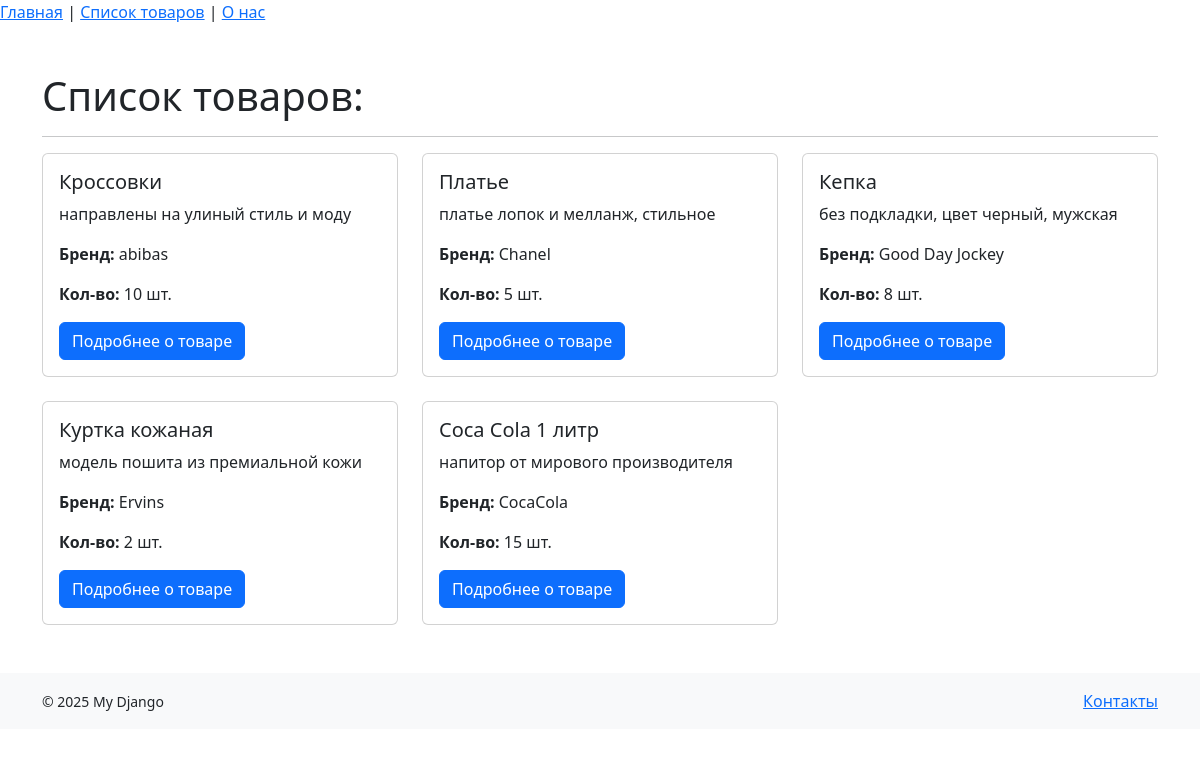
The app's page /items/ with its own data.
### MyApp/models.py (models this page shows, shortened)
class Item(models.Model):
   name  = models.CharField(max_length=100)
   brand = models.CharField(max_length=100)
   description = models.TextField(blank=True, null=True)
   count = models.PositiveIntegerField()
   colors = models.ManyToManyField(Color, related_name='items', blank=True)

### MyApp/views.py (the view)
# urls.py: path('items/', views.item_list, name='item_list'),
def item_list(request):
    items = Item.objects.prefetch_related('colors').all().order_by('id')  # получаем все товары и сортируем по id
    context = {
        'items': items,
    }
    return render(request, 'item_list.html', context)

### templates/item_list.html (shortened to what this page needs)
<!DOCTYPE html>
<html lang="en">
<head>
</head>
<body>
    {% extends 'base.html' %}
    {% load static %}
    {% block content %}
    <div class="container mt-5">
        <h1>Список товаров:</h1>
        <hr />
        <div class="row row-cols-1 row-cols-md-3 g-4">
            {% for item in items %}
                <div class="col">
                    <div class="card h-100">
                        <div class="card-body">
                            <h5 class="card-title">{{ item.name }}</h5>
                            <p class="card-text">{{ item.description|truncatewords_html:10 }}</p>
                            <p class="card-text"><strong>Бренд:</strong> {{ item.brand }}</p>
                            <p class="card-text"><strong>Кол-во:</strong> {{ item.count }} шт.</p>
                            <a href="{% url 'show_item' item.id %}" class="btn btn-primary">Подробнее о товаре</a>
                        </div>
                    </div>
                </div>
            {% empty %}
                <p>Нет товаров.</p>
            {% endfor %}
        </div>
    </div>
    {% endblock %}

### records on screen
Item: name "Кроссовки", description "направлены на улиный стиль и моду", brand "abibas", count "10"
Item: name "Платье", description "платье лопок и мелланж, стильное", brand "Chanel", count "5"
Item: name "Кепка", description "без подкладки, цвет черный, мужская", brand "Good Day Jockey", count "8"
Item: name "Куртка кожаная", description "модель пошита из премиальной кожи", brand "Ervins", count "2"
Item: name "Coca Cola 1 литр", description "напитор от мирового производителя", brand "CocaCola", count "15"
